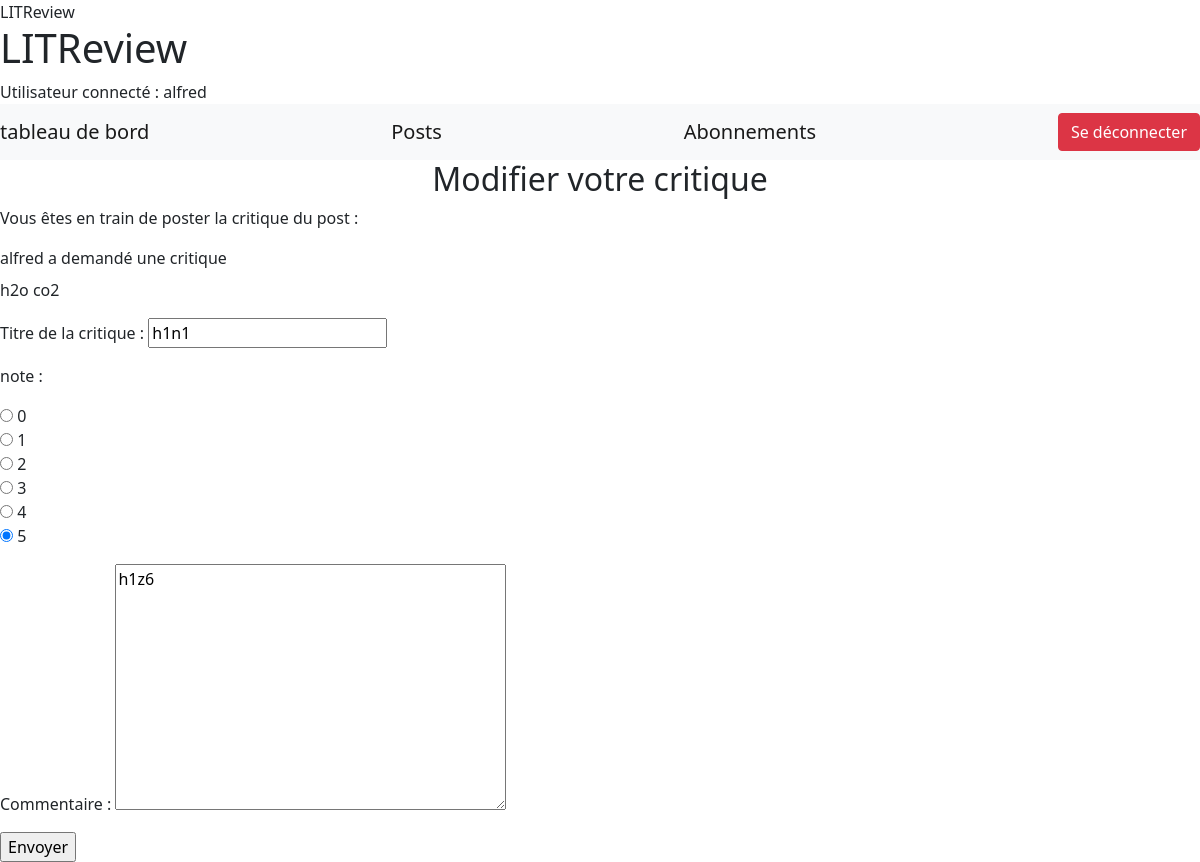
Page /tableau_de_bord/review/1/update (signed in) on the earlier database version.
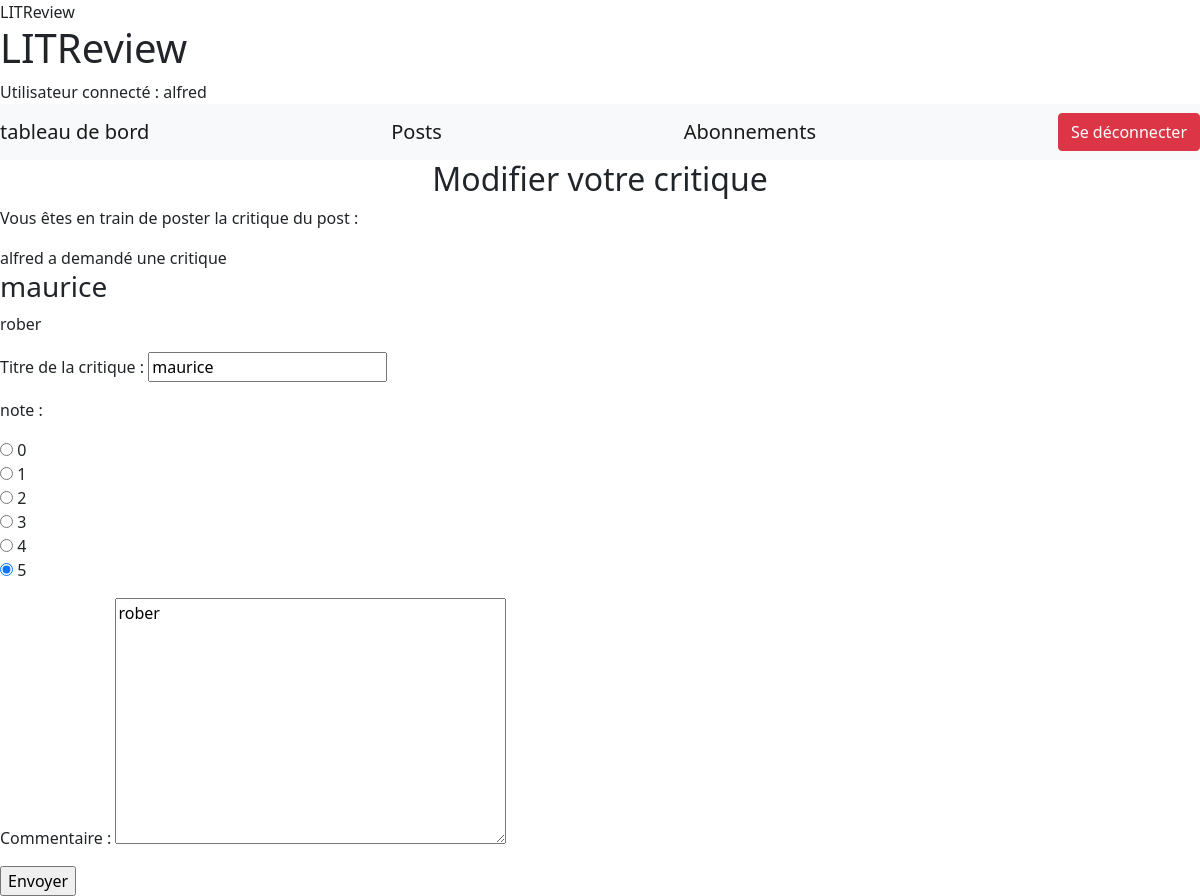
Same page on the later database version.
### review/models.py (models this page shows, shortened)
class Review(models.Model):
    ticket = models.ForeignKey(to=Ticket, on_delete=models.CASCADE)
    note = models.PositiveSmallIntegerField(
        validators=[MinValueValidator(0),
                    MaxValueValidator(5)],
        verbose_name='note')
    titre = models.CharField(max_length=128, verbose_name='Titre de la critique')
    content = models.TextField(max_length=8192, blank=True, verbose_name='Commentaire')
    user = models.ForeignKey(User, on_delete=models.CASCADE)
    date_creation = models.DateTimeField(auto_now_add=True)

class Ticket(models.Model):
    titre = models.CharField(max_length=128, blank=False)
    description = models.TextField(max_length=2048, blank=True)
    user = models.ForeignKey(User, on_delete=models.CASCADE)
    date_creation = models.DateTimeField(auto_now_add=True)

### review/views.py (the view)
class ReviewUpdate(LoginRequiredMixin, UserPassesTestMixin, UpdateView):
    model = Review
    form_class = FormulaireRevue
    template_name_suffix = '_update_form'
    success_url = reverse_lazy('posts')
    def test_func(self):
        review = self.get_object()
        if self.request.user == review.user:
            return True
        return False

### review/forms.py
class FormulaireRevue(forms.ModelForm):
    class Meta:
        model = Review
        fields = ['titre', 'note', 'content']
        labels = {"titre": "Titre de la critique",
                  "note": "note",
                  "content": "Commentaire"
                  }
        choix = [(0, '0'),
                 (1, '1'),
                 (2, '2'),
                 (4, '3'),
                 (4, '4'),
                 (5, '5')
                 ]
        widgets = {"note": forms.RadioSelect(choices=choix),
                   "content": forms.Textarea()
                   }

### review/templates/review/review_update_form.html (shortened to what this page needs)
{% extends "index.html" %}
{% block content %}
    <h2 style="text-align: center;">Modifier votre critique</h2>
    <form method="POST" enctype="multipart/form-data">
        <p>Vous êtes en train de poster la critique du post :
            <section >
                <div>{{review.ticket.user.username}} a demandé une critique</div>
                <h3 class="ticket__titre">{{ review.ticket.titre }}</h3>
                <p class="ticket__description">{{ review.ticket.description }}</p>
            </section>
        <section >
            <div class="form">
                {{ form.as_p }}
                <input type="submit" value="Envoyer">
            </div>
        </section>
    </form>
{% endblock content %}

### templates/index.html (shortened to what this page needs)
{% load static %}
<!DOCTYPE html>
<html lang="en">
<head>
    <link rel="stylesheet" type="text/css" href="https://cdn.jsdelivr.net/npm/bootstrap@5.1.3/dist/css/bootstrap.min.css">
    {% if titre%}
        <titre>LITReview - {{ titre }}</titre>
    {% else %}
        <titre>LITReview</titre>
    {% endif %}
</head>
<body>
    <header>
        <h1 id="maintitre">LITReview</h1>
        <nav>
        {% if user.is_authenticated %}
        <div>Utilisateur connecté : {{ user.username }}
            <div class="navbar navbar-light bg-light">
                <a class="navbar-brand" href="{% url 'tableau_de_bord'%}">tableau de bord</a>
                <a class="navbar-brand" href="{% url 'posts'%}">Posts</a>
                <a class="navbar-brand" href="{% url 'abonnement'%}">Abonnements</a>
                <button class="btn btn-danger" onclick="location.href='{% url 'logout' %}'">Se déconnecter</button>
                {% endif %}
            </div>
        </nav>
    </header>
    <section >
    {% block content %}
    {% endblock content %}
    </section>
</body>
</html>

Differences in the rows shown:
changed Review "alfred": ticket.titre (not shown) → "maurice"; ticket.description "h2o co2" → "rober"; titre "h1n1" → "maurice"; content "h1z6" → "rober"
